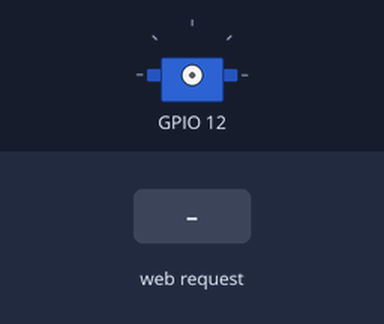
Simulated run of this program. Board: Raspberry Pi (BCM pin numbers). Shown: servo. Inputs (shaded band) come from the test bench. The camera gives no picture and a still takes 0.5 s; servo angles are drawn from the pulse width (0.5 ms = 0°, 2.5 ms = 180°); the clock reads 2024-03-15 10:24:30 at power-on unless the program sets it; what the program prints to the terminal is not drawn.

Above: at 1.2 s.
1.3 s: HTTP request for /photo received
At 3.6 s:
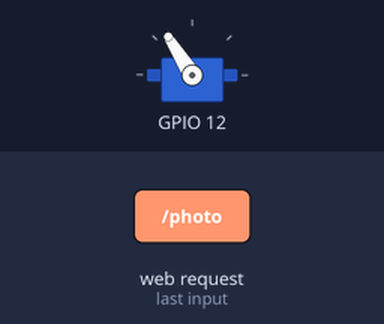
At 7.1 s:
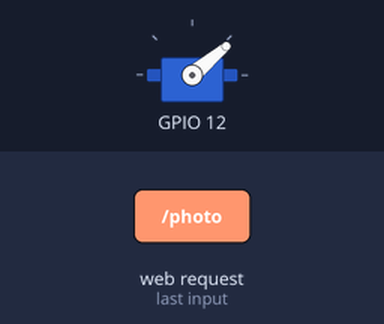
7.3 s: HTTP request for / received
Timing chart, 0 to 10.4 s (numbered marks = the images above; inputs shaded):
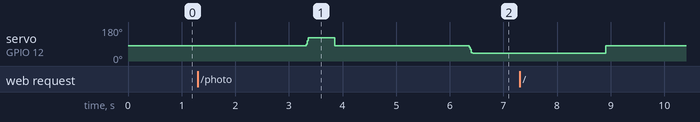

The program:

hello.py
```python
from flask import Flask, render_template, request
from os.path import join,relpath
from glob import glob
import takePhoto as tp
import useServo as us
app = Flask(__name__)


@app.route('/')
def hello():
    name = "Guest"
    # return name
    return render_template('hello.html', title='flask test', name=name)

@app.route('/photo', methods=['POST'])
def photo():
    tp.take_photo()
    name="Guest"
    title="photo_test"
    path = "./static/img"
    image_names = [relpath(x,path) for x in glob(join(path,'*.jpg'))]
    my_list = []
    for image in image_names:
        my_dic = {}
        my_dic['image_name'] = "static/img/" + image
        my_list.append(my_dic)
    return render_template('photo.html',title=title,name=name,message=my_list)


if __name__ == "__main__":
    app.run(host='192.168.100.201', debug=True)
```

takePhoto.py
```python
import picamera
import time
import sg90
import sys

def take_photo():
    s = sg90.sg90(12,0)
    with picamera.PiCamera() as camera:
        camera.resolution = (512,389)
        camera.start_preview()
        time.sleep(2)
        s.setdirection(45,10)
        camera.capture('static/img/image1.jpg')
        s.setdirection(0,10)
        time.sleep(2)
        camera.capture('static/img/image2.jpg')
        s.setdirection(-45,-10)
        time.sleep(2)
        camera.capture('static/img/image3.jpg')
        s.cleanup()
```

useServo.py
```python
#!/usr/bin/python
# -*- coding: utf-8 -*-

import time
import sys
import sg90

s = sg90.sg90(12,0)

def photoView():
    s.setdirection(45,10)
    time.sleep(0.5)
    s.setdirection(0,10)
    time.sleep(0.5)
    s.setdirection(-45,-10)
    time.sleep(0.5)
    s.setdirection(0,10)
    time.sleep(0.5)
```

sg90.py
```python
#!/usr/bin/python
# -*- coding: utf-8 -*-

import RPi.GPIO as GPIO
import time
import sys
import atexit

class sg90:
    def __init__( self,pin,direction):
        GPIO.setmode(GPIO.BCM)
        GPIO.setup(pin,GPIO.OUT)
        self.pin = int(pin)
        self.direction = int(direction)
        self.servo = GPIO.PWM( self.pin,50)
        self.servo.start(0.0)
        atexit.register(self.cleanup)

    def cleanup(self):
        self.servo.ChangeDutyCycle(self.henkan(0))
        time.sleep(0.3)
        self.servo.stop()
        GPIO.cleanup()

    def currentdirection(self):
        return self.dorection

    def henkan(self,value):
        return 0.05 * value + 7.0

    def setdirection(self,direction,speed):
        for d in range(self.direction,direction,int(speed)):
            self.servo.ChangeDutyCycle(self.henkan(d))
            self.direction = d
            time.sleep(0.01)
        self.servo.ChangeDutyCycle(self.henkan(direction))
        self.direction = direction

    if __name__ == "__main__":
        pass
```

Measured:
- after the input at 1.3 s, servo on GPIO 12: 81° → 122° after 2.0 s, → 81° 0.53 s later, → 40° 2.5 s later
